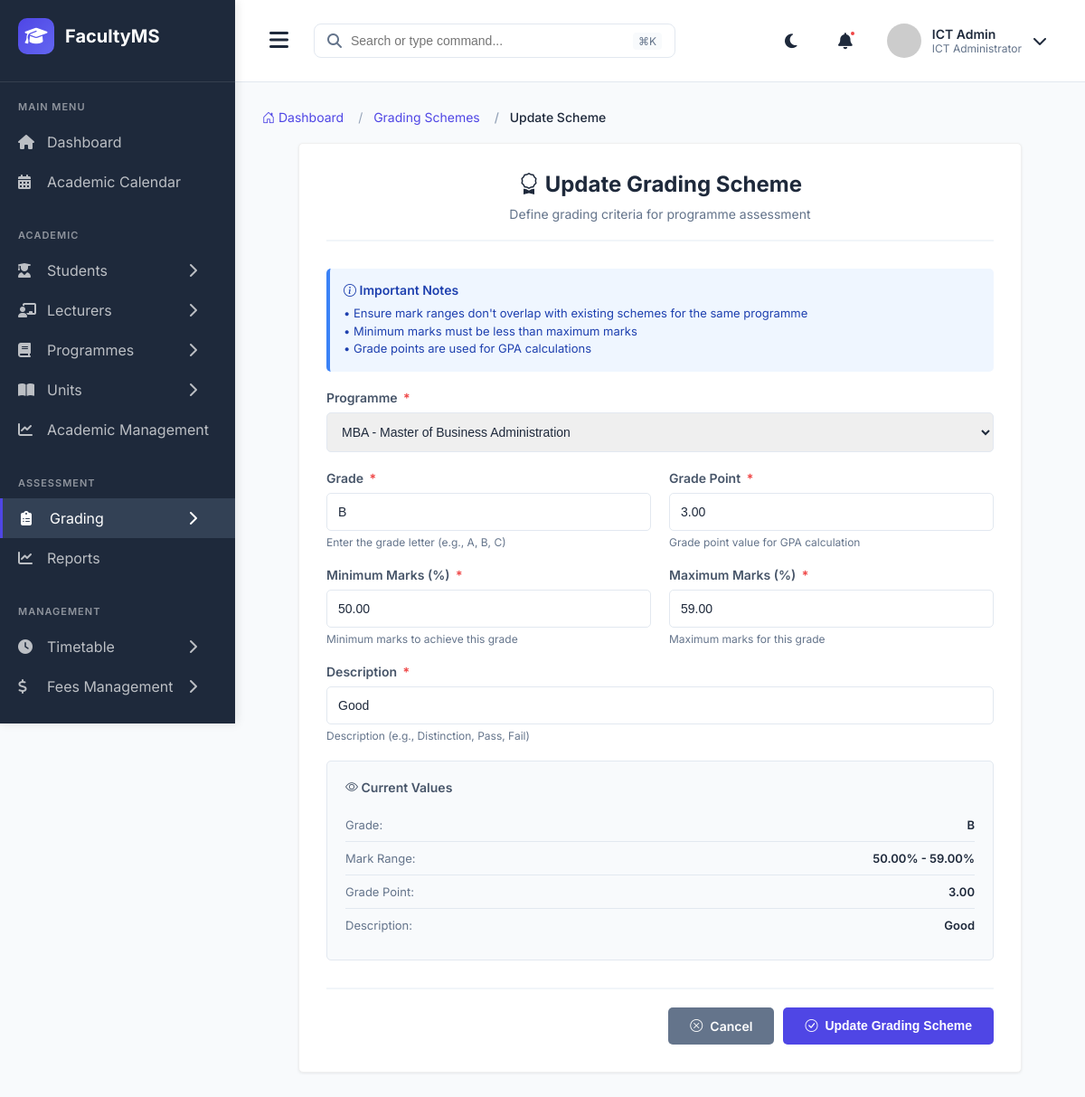
The page /grading-schemes/3/update/ (signed in) on the database its author committed.
### main_application/models.py (models this page shows, shortened)
class User(AbstractUser):
    USER_TYPES = (
        ('STUDENT', 'Student'),
        ('LECTURER', 'Lecturer'),
        ('COD', 'Chairman of Department'),
        ('DEAN', 'Dean'),
        ('ICT_ADMIN', 'ICT Administrator'),
    )
    user_type = models.CharField(max_length=20, choices=USER_TYPES)
    phone_number = models.CharField(max_length=15, blank=True, null=True)
    profile_picture = models.ImageField(upload_to='profiles/', blank=True, null=True)
    is_active_user = models.BooleanField(default=True)
    date_joined = models.DateTimeField(auto_now_add=True)
    class Meta:
        db_table = 'users'

class GradingScheme(models.Model):
    programme = models.ForeignKey(Programme, on_delete=models.CASCADE, related_name='grading_schemes')
    grade = models.CharField(max_length=5)  # A, B, C,  D , F etc.
    min_marks = models.DecimalField(max_digits=5, decimal_places=2, validators=[MinValueValidator(0), MaxValueValidator(100)])
    max_marks = models.DecimalField(max_digits=5, decimal_places=2, validators=[MinValueValidator(0), MaxValueValidator(100)])
    grade_point = models.DecimalField(max_digits=3, decimal_places=2)
    description = models.CharField(max_length=50)  # Pass, Fail, Distinction, etc.
    class Meta:
        db_table = 'grading_schemes'
        ordering = ['programme', '-min_marks']
        unique_together = ('programme', 'grade')

### main_application/views.py (the view)
# urls.py: path('grading-schemes/<int:scheme_id>/update/', views.grading_scheme_update, name='grading_scheme_update'),
@login_required
def grading_scheme_update(request, scheme_id):
    if request.user.user_type not in ['ICT_ADMIN', 'DEAN']:
        messages.error(request, "You don't have permission to perform this action.")
        return redirect('grading_scheme_list')
    scheme = get_object_or_404(GradingScheme, id=scheme_id)
    if request.method == 'POST':
        form = GradingSchemeForm(request.POST, instance=scheme)
        if form.is_valid():
            min_marks = form.cleaned_data['min_marks']
            max_marks = form.cleaned_data['max_marks']
            programme = form.cleaned_data['programme']
            grade = form.cleaned_data['grade']
            if GradingScheme.objects.filter(
                programme=programme,
                grade=grade
            ).exclude(id=scheme_id).exists():
                messages.error(request, f"Grade '{grade}' already exists for {programme.code}.")
                return render(request, 'grading/grading_scheme_form.html', {
                    'form': form,
                    'scheme': scheme,
                    'action': 'Update'
                })
            if min_marks >= max_marks:
                messages.error(request, "Minimum marks must be less than maximum marks.")
                return render(request, 'grading/grading_scheme_form.html', {
                    'form': form,
                    'scheme': scheme,
                    'action': 'Update'
                })
            overlapping = GradingScheme.objects.filter(
                programme=programme
            ).exclude(id=scheme_id).filter(
                Q(min_marks__lte=max_marks, max_marks__gte=min_marks)
            )
            if overlapping.exists():
                messages.error(request, "Mark range overlaps with existing grading scheme.")
                return render(request, 'grading/grading_scheme_form.html', {
                    'form': form,
                    'scheme': scheme,
                    'action': 'Update'
                })
            scheme = form.save()
            messages.success(request, f"Grading scheme '{scheme.grade}' updated successfully!")
            return redirect('grading_scheme_detail', scheme_id=scheme.id)
    else:
        form = GradingSchemeForm(instance=scheme)
    context = {
        'form': form,
        'scheme': scheme,
        'action': 'Update',
    }
    return render(request, 'grading/grading_scheme_form.html', context)

### templates/grading/grading_scheme_form.html (shortened to what this page needs)
{% extends 'admin_base.html' %}
{% block extra_css %}
<link rel="stylesheet" href="https://cdn.jsdelivr.net/npm/bootstrap-icons@1.10.0/font/bootstrap-icons.css">
{% endblock %}
{% block content %}
<nav aria-label="breadcrumb">
    <ol class="breadcrumb">
        <li class="breadcrumb-item"><a href="{% url 'admin_dashboard' %}"><i class="bi bi-house-door"></i> Dashboard</a></li>
        <li class="breadcrumb-item"><a href="{% url 'grading_scheme_list' %}">Grading Schemes</a></li>
        <li class="breadcrumb-item active" aria-current="page">{{ action }} Scheme</li>
    </ol>
</nav>
<div class="form-container">
    <div class="form-header">
        <h2><i class="bi bi-award"></i> {{ action }} Grading Scheme</h2>
        <p>Define grading criteria for programme assessment</p>
    </div>
    <div class="info-box">
        <h4><i class="bi bi-info-circle"></i> Important Notes</h4>
        <p>
            • Ensure mark ranges don't overlap with existing schemes for the same programme<br>
            • Minimum marks must be less than maximum marks<br>
            • Grade points are used for GPA calculations
        </p>
    </div>
    <form method="post" id="gradingSchemeForm">
        <div class="form-group">
            <label for="{{ form.programme.id_for_label }}">
                {{ form.programme.label }}
                <span class="required">*</span>
            </label>
            {{ form.programme }}
        </div>
        <div class="form-row">
            <div class="form-group">
                <label for="{{ form.grade.id_for_label }}">
                    {{ form.grade.label }}
                    <span class="required">*</span>
                </label>
                {{ form.grade }}
                {% if form.grade.help_text %}
                <span class="help-text">{{ form.grade.help_text }}</span>
                {% endif %}
            </div>
            <div class="form-group">
                <label for="{{ form.grade_point.id_for_label }}">
                    {{ form.grade_point.label }}
                    <span class="required">*</span>
                </label>
                {{ form.grade_point }}
                {% if form.grade_point.help_text %}
                <span class="help-text">{{ form.grade_point.help_text }}</span>
                {% endif %}
            </div>
        </div>
        <div class="form-row">
            <div class="form-group">
                <label for="{{ form.min_marks.id_for_label }}">
                    {{ form.min_marks.label }}
                    <span class="required">*</span>
                </label>
                {{ form.min_marks }}
                {% if form.min_marks.help_text %}
                <span class="help-text">{{ form.min_marks.help_text }}</span>
                {% endif %}
            </div>
            <div class="form-group">
                <label for="{{ form.max_marks.id_for_label }}">
                    {{ form.max_marks.label }}
                    <span class="required">*</span>
                </label>
                {{ form.max_marks }}
                {% if form.max_marks.help_text %}
                <span class="help-text">{{ form.max_marks.help_text }}</span>
                {% endif %}
            </div>
        </div>
        <div class="form-group">
            <label for="{{ form.description.id_for_label }}">
                {{ form.description.label }}
                <span class="required">*</span>
            </label>
            {{ form.description }}
            {% if form.description.help_text %}
            <span class="help-text">{{ form.description.help_text }}</span>
            {% endif %}
        </div>
        {% if scheme %}
        <div class="grade-preview">
            <h4><i class="bi bi-eye"></i> Current Values</h4>
            <div class="preview-item">
                <span class="preview-label">Grade:</span>
                <span class="preview-value">{{ scheme.grade }}</span>
            </div>
            <div class="preview-item">
                <span class="preview-label">Mark Range:</span>
                <span class="preview-value">{{ scheme.min_marks }}% - {{ scheme.max_marks }}%</span>
            </div>
            <div class="preview-item">
                <span class="preview-label">Grade Point:</span>
                <span class="preview-value">{{ scheme.grade_point }}</span>
            </div>
            <div class="preview-item">
                <span class="preview-label">Description:</span>
                <span class="preview-value">{{ scheme.description }}</span>
            </div>
        </div>
        {% endif %}
        <div class="form-actions">
            <a href="{% url 'grading_scheme_list' %}" class="btn btn-secondary">
                <i class="bi bi-x-circle"></i> Cancel
            </a>
            <button type="submit" class="btn btn-primary">
                <i class="bi bi-check-circle"></i> {{ action }} Grading Scheme
            </button>
        </div>
    </form>
</div>
{% endblock %}

### templates/admin_base.html (shortened to what this page needs)
{% load static %}
<!DOCTYPE html>
<html lang="en">
<head>
    <link rel="stylesheet" href="https://cdnjs.cloudflare.com/ajax/libs/font-awesome/6.4.0/css/all.min.css">
    {% block extra_css %}{% endblock %}
</head>
<body>
    <div class="sidebar" id="sidebar">
        <div class="sidebar-header">
            <div class="logo">
                <i class="fas fa-graduation-cap"></i>
            </div>
            <span class="logo-text">FacultyMS</span>
        </div>
        <div class="menu-section">
            <div class="menu-title">Main Menu</div>
            <a href="{% url 'admin_dashboard'%}" class="menu-item {% if request.resolver_match.url_name == 'admin_dashboard' %}active{% endif %}">
                <i class="fas fa-home"></i>
                <span>Dashboard</span>
            </a>
            <a href="{% url 'admin_academic_calendar'%}" class="menu-item {% if request.resolver_match.url_name == 'admin_academic_calendar' %}active{% endif %}">
                <i class="fas fa-calendar-alt"></i>
                <span>Academic Calendar</span>
            </a>
        </div>
        <div class="menu-section">
            <div class="menu-title">Academic</div>
            <div class="menu-item has-submenu {% if 'student' in request.resolver_match.url_name %}active{% endif %}" data-submenu="students">
                <i class="fas fa-user-graduate"></i>
                <span>Students</span>
                <i class="fas fa-chevron-right arrow"></i>
            </div>
            <div class="menu-item has-submenu {% if 'lecturer' in request.resolver_match.url_name %}active{% endif %}" data-submenu="lecturers">
                <i class="fas fa-chalkboard-teacher"></i>
                <span>Lecturers</span>
                <i class="fas fa-chevron-right arrow"></i>
            </div>
            <div class="menu-item has-submenu {% if 'programme' in request.resolver_match.url_name or 'departments' in request.resolver_match.url_name %}active{% endif %}" data-submenu="programmes">
                <i class="fas fa-book"></i>
                <span>Programmes</span>
                <i class="fas fa-chevron-right arrow"></i>
            </div>
            <div class="menu-item has-submenu {% if 'units' in request.resolver_match.url_name %}active{% endif %}" data-submenu="units">
                <i class="fas fa-book-open"></i>
                <span>Units</span>
                <i class="fas fa-chevron-right arrow"></i>
            </div>
             <a href="{% url 'academic_management'%}" class="menu-item {% if request.resolver_match.url_name == 'academic_management' %}active{% endif %}">
                <i class="fas fa-chart-line"></i>
                <span>Academic Management</span>
            </a>
        </div>
        <div class="menu-section">
            <div class="menu-title">Assessment</div>
            <div class="menu-item has-submenu {% if 'grading' in request.resolver_match.url_name or 'marks' in request.resolver_match.url_name or 'assessment' in request.resolver_match.url_name %}active{% endif %}" data-submenu="grading">
                <i class="fas fa-clipboard-list"></i>
                <span>Grading</span>
                <i class="fas fa-chevron-right arrow"></i>
            </div>
            <a href="{% url 'admin_reports'%}" class="menu-item {% if request.resolver_match.url_name == 'admin_reports' %}active{% endif %}">
                <i class="fas fa-chart-line"></i>
                <span>Reports</span>
            </a>
        </div>
        <div class="menu-section">
            <div class="menu-title">Management</div>
            <div class="menu-item has-submenu {% if 'timetable' in request.resolver_match.url_name or 'venues' in request.resolver_match.url_name %}active{% endif %}" data-submenu="timetable">
                <i class="fas fa-clock"></i>
                <span>Timetable</span>
                <i class="fas fa-chevron-right arrow"></i>
            </div>
            <div class="menu-item has-submenu {% if 'fees' in request.resolver_match.url_name %}active{% endif %}" data-submenu="fees">
                <i class="fas fa-dollar-sign"></i>
                <span>Fees Management</span>
                <i class="fas fa-chevron-right arrow"></i>
            </div>
        </div>
    </div>
    <div class="main-content" id="mainContent">
        <div class="header">
            <div class="header-left">
                <button class="menu-toggle" id="menuToggle">
                    <i class="fas fa-bars"></i>
                </button>
                <div class="search-bar">
                    <i class="fas fa-search"></i>
                    <input type="text" placeholder="Search or type command...">
                    <span class="shortcut">⌘K</span>
                </div>
            </div>
            <div class="header-right">
                <div class="header-icon">
                    <i class="fas fa-moon"></i>
                </div>
                <div class="header-icon notification-icon">
                    <i class="fas fa-bell"></i>
                    <span class="notification-badge"></span>
                </div>
                <div class="user-profile">
                    <img src="https://ui-avatars.com/api/?name=Admin+User&background=4F46E5&color=fff" alt="User" class="user-avatar">
                    <div class="user-info">
                        <span class="user-name">{{ user.get_full_name|default:"Admin User" }}</span>
                        <span class="user-role">{{ user.get_user_type_display|default:"Administrator" }}</span>
                    </div>
                    <i class="fas fa-chevron-down"></i>
                </div>
            </div>
        </div>
        <div class="content">
            {% block content %}{% endblock %}
        </div>
    </div>
</body>
</html>

### rows shown on the page
User: get_full_name "ICT Admin", user_type "ICT Administrator"
GradingScheme: programme "MBA - Master of Business Administration", grade "B", grade_point "3.00", min_marks "50.00", max_marks "59.00", description "Good"

### other values the page prints
{{ action }} "Update"
